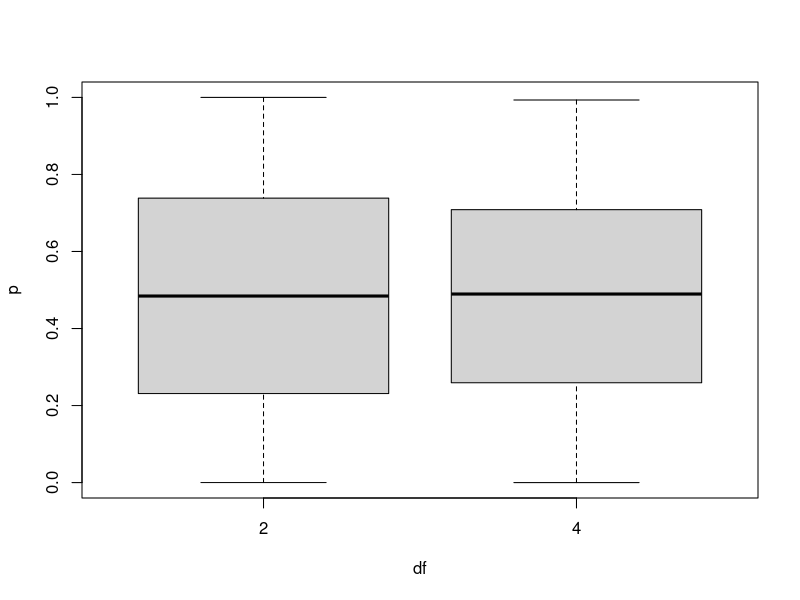
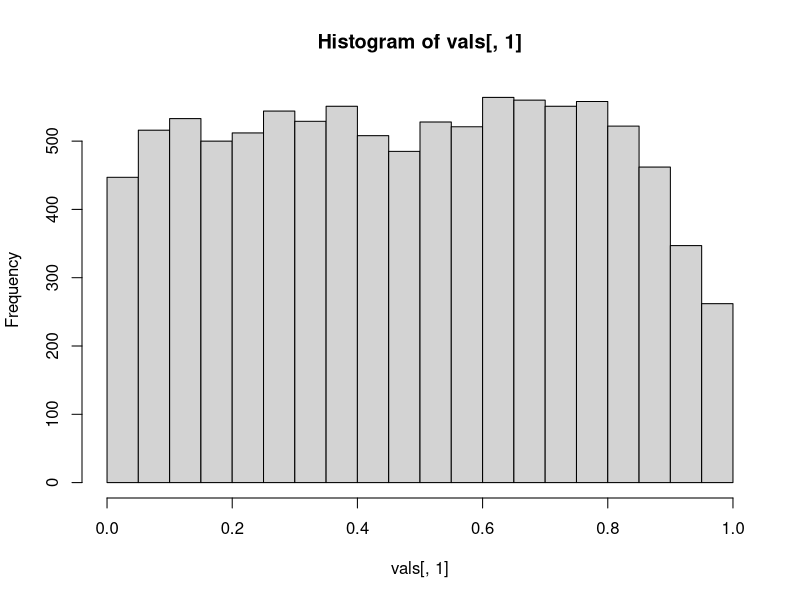
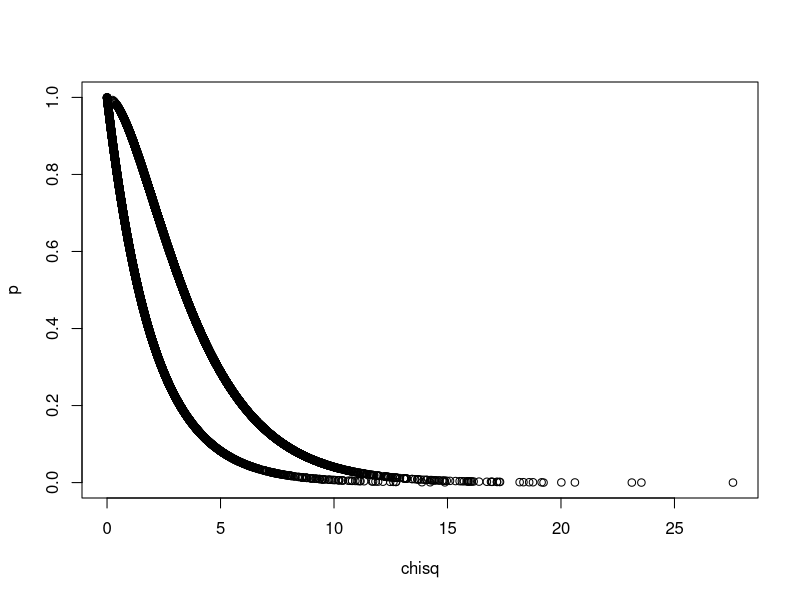
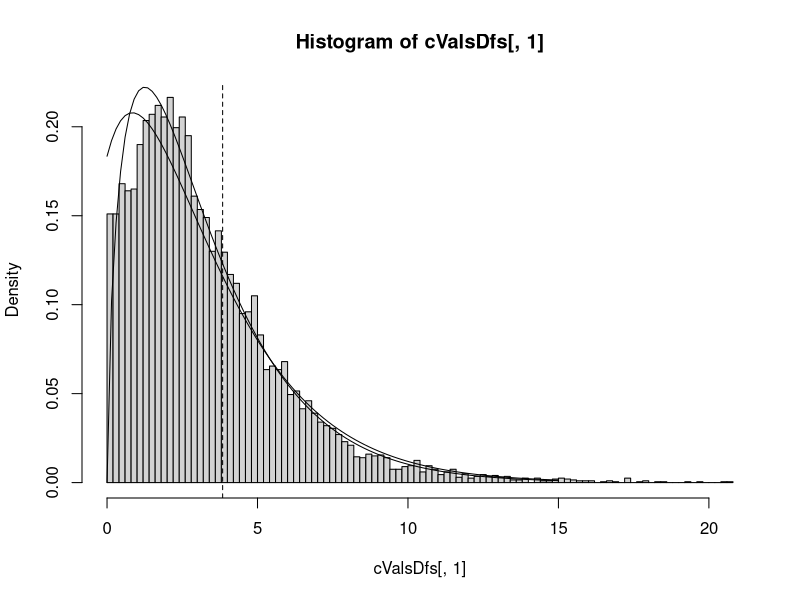

R code for these plots, in order: (Note: this script raises an error after producing the figures.)
# Testing for LD

# simulate genotypes
simGts <- function(p=0.1, nInd=100, ploidy=2){
  matrix(rbinom(n=nInd*ploidy, size=1, prob = p), nInd, ploidy)
}

simGts2loci <- function(p1=0.1, p2=0.4, nInd=100, ploidy=2){
  cbind(simGts(p1, nInd, ploidy),
        simGts(p2, nInd, ploidy)
        )
}

gt2l01 <- simGts2loci()

makeContTab2l <- function(gts2l){
  sum1 <- rowSums(gts2l[,1:2])
  sum2 <- rowSums(gts2l[,3:4])
  cMat <- matrix(
    c(
      sum(sum1==0 & sum2==0), sum(sum1==0 & sum2==1), sum(sum1==0 & sum2==2),
      sum(sum1==1 & sum2==0), sum(sum1==1 & sum2==1), sum(sum1==1 & sum2==2),
      sum(sum1==2 & sum2==0), sum(sum1==2 & sum2==1), sum(sum1==2 & sum2==2)
    ),
    3,3
  )
  if(0 %in% colSums(cMat)) cMat <- cMat[, colSums(cMat)!=0]
  if(0 %in% rowSums(cMat)) cMat <- cMat[, rowSums(cMat)!=0]
  cMat
}

makeContTab2l(gt2l01)


getChisqVal <- function(cTab){
  expect <- (rowSums(cTab)/sum(cTab)) %o% colSums(cTab)
  sum(
    (expect - cTab)^2 / expect
  )
}

getChisqValAndDf <- function(cTab){
  expect <- (rowSums(cTab)/sum(cTab)) %o% colSums(cTab)
  csq <- sum(
    (expect - cTab)^2 / expect
  )
  c(csq=csq,df=prod(dim(cTab)-1))
}

# takes as input the result of getChisqValAndDf
getChisqP <- function(x){
  y <- unname(x)
  c(p=1-pchisq(q=y[1], df=y[2]),
    chisq=y[1],
    df=y[2]
  )
}

getChisqVal(makeContTab2l(gt2l01))
getChisqValAndDf(makeContTab2l(simGts2loci()))
getChisqP(getChisqValAndDf(makeContTab2l(simGts2loci())))
vals <- t(sapply(1:10000, function(x) getChisqP(getChisqValAndDf(makeContTab2l(simGts2loci(nInd=100))))))
boxplot(p ~ df, data=vals)
summary(vals)
hist(vals[,1])
table(vals[,1] < 0.05)
plot(vals[,2:1], log="")
#cVals <- sapply(1:10000, function(x) getChisqVal(makeContTab2l(simGts2loci(nInd=100))))
cValsDfs <- t(sapply(1:10000, function(x) getChisqValAndDf(makeContTab2l(simGts2loci(nInd=100)))))
dfEmpirical <- mean(cValsDfs[,2])
table(cValsDfs[,2])
hist(cValsDfs[,1], freq=F, breaks="FD")
curve(dchisq(x, df=dfEmpirical), 0, 15, add=T)
curve((0.6331*dchisq(x, df=4) + 0.3669*dchisq(x, df=2)), 0, 15, add=T)

abline(v=qchisq(0.95, df=1), lty=2)
table(cVals > qchisq(0.95, df=1))



curve((dchisq(x, df=2) + dchisq(x, df=3))/2, 0, 15)
curve(dchisq(x, df=2.5), 0, 15, add=T, col=2, lty=2)

curve((dchisq(x, df=0) + dchisq(x, df=1))/2, 0, 15)
curve(dchisq(x, df=0.5), 0, 15, add=T, col=2, lty=2)
abline(v=1)
abline(v=1/2)
abline(v=1/3)
abline(v=1/4)
